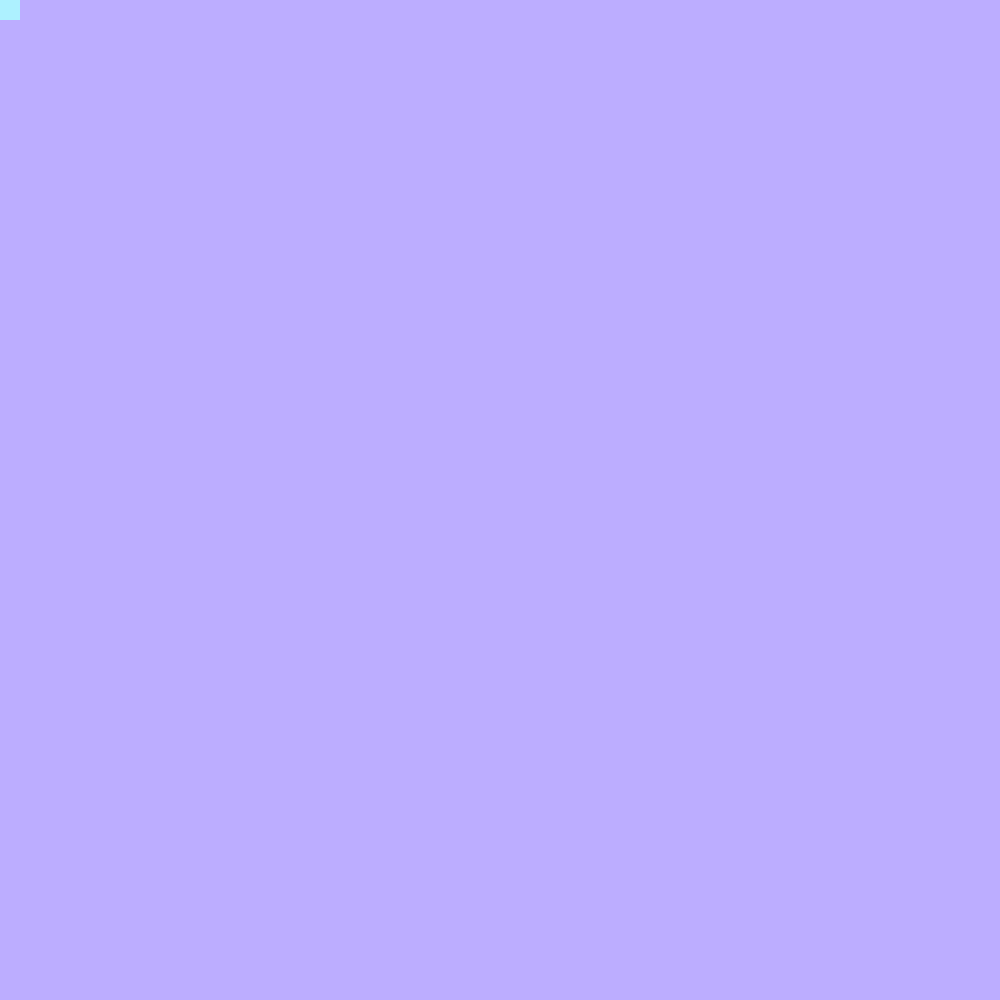
Frame 1 (no input)
Frame 60 (no input): identical to frame 1, image omitted
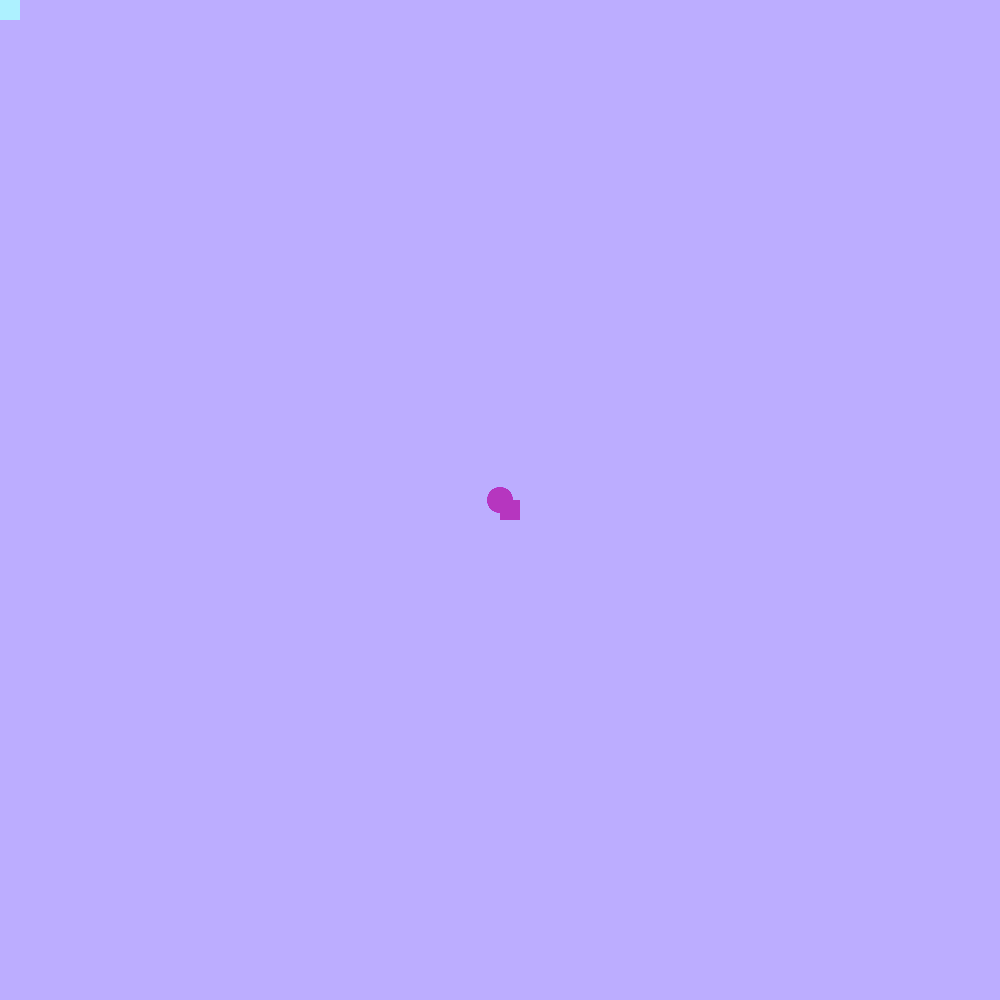
Frame 120 (the mouse pressed at the canvas centre since frame 60)

The p5.js sketch that drew these frames (run headless with seeded random() and noise() and a simulated clock; from frame 60 on, the mouse is pressed at the canvas centre):

// p5.js sketch
// ── sketch.js
var colors1=173;
var colors2=241;
var colors3=255;
function setup() {
  createCanvas(1000,1000)
  background(188,173,255);
}

function draw() {
	noStroke()
	//line(mouseX,mouseY,500,500);
	fill(colors1,colors2,colors3);
	ellipse(mouseX,mouseY,25);
	rect(mouseX,mouseY,20,20);
	//triangle(mouseX,mouseY,20,20,20,20);
  
  
}
function mousePressed (){
colors1= random(1,255);
colors2= random(1,255);
colors3= random(1,255);
	
}
